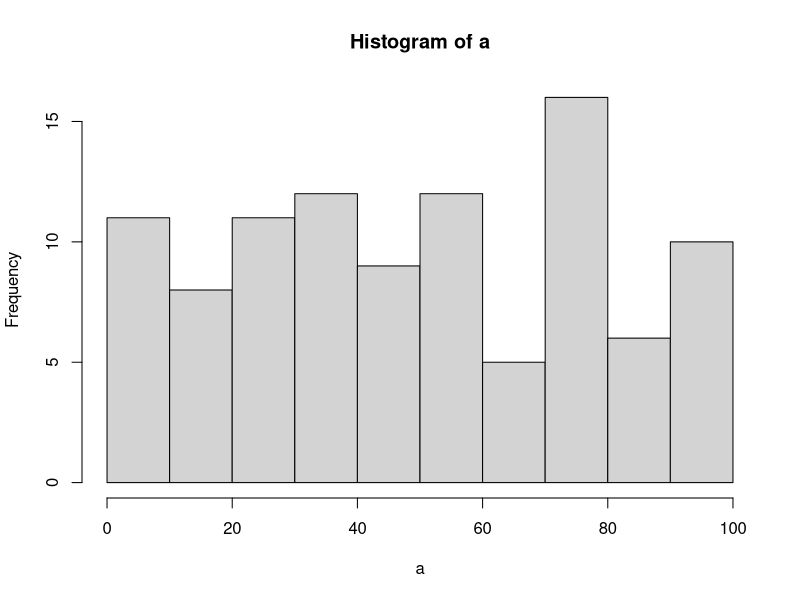

This figure's R source: (Note: this script raises an error after producing the figure.)
## ---- chunk 1
1+1 
3-2
4*6
5/7
## ---- chunk 2
Numbers_List <-seq(1:100)

for (i in 1:length(Numbers_List)){
  print(Numbers_List[[i]])
}

## ---- chunk 3
Numbers_List <-seq(1:100)

for (i in 1:length(Numbers_List)){
  print(Numbers_List[[i]])
}
sum(Numbers_List)
## ---- chunk 4
Odd_numbers <-seq(1, 99, 2)
 print(Odd_numbers)

## ---- chunk 5
Prime_Numbers <-(1:500)*2
print(Prime_Numbers)
## ---- chunk 6
rnorm(100) 
## ---- chunk 7
rnorm(100, mean = 6, sd = 6)

## ---- chunk 8
x_mean <-c(1,3,9,-22,22,6,7,10,15,4,25)
my_fun <-function(x_mean){ sum(x_mean)/length(x_mean)} 
print(my_fun(x_mean))
## ---- chunk 9
Y<-c(1,3,9,-22,22,6,7,10,15,4,25,22,56,7,22,22)
table(Y)
C=table(Y)

names(which.max(C))


## ---- chunk 10
Count1 <-c(1,3,9,-22,22,6,7,10,15,4,25)

length(Count1)

## ---- chunk 11
letter<-c("jtymhrtyoilnk")
strsplit(letter, split = "")

length(letter)

## ---- chunk 12
strV<-"How can we understand R if we don't read"
sapply(strsplit(strV," "),length)

## ---- chunk 13
Str1<-"bbbjshjfsiiiisihfksbjsuuuus"
(strsplit(Str1,""))

table(Str1)


## ---- chunk 14
Word<-"Learning"
sentence<-" Learning R is hard "

grepl(Word,sentence)

## ---- chunk 15
print(as.numeric(Sys.time())*1000, digits=15)
## ---- chunk 16

## ---- chunk 17

## ---- chunk 18

## ---- chunk 19
for (a in 1:100) {
 if (a %% 3 == 0) {print("Fizz")}
 else if (a %% 5 == 0) {print("Buzz")}
 else print(a)
}

## ---- chunk 20
a<-"some text that has some letters"



## ---- chunk 21
a<-runif(100,0,100)
hist(a)
## ---- chunk 22
X<-c(1,2,3,4,5,6,7,8,9,10)
x*2
for(i in 1:10) {
print(paste(X,'x', i, '=', X*i))
}

## ---- chunk 23
old <- c("A B C D E F G H I J K L M N O P Q R S T U V W X Y Z ", "a b c d e f g h i j k l m n  o p q r s t u v w x y z", 0:9)

new <- sample(old)

old_string <- paste(old, collapse = "")
new_string <- paste(new, collapse = "")

encrypt <- function(message) {
  chartr(old_string, new_string, message)
}

decrypt <- function(message) {
  chartr(new_string, old_string, message)
}

## ---- chunk 24
sample(c(1,2,3,4,5,6),2)
total_sum<-0
number_of_rolls<-0
while(total_sum < 25){
  number_of_rolls <- number_of_rolls+1
  total_sum <-total_sum+sample(c(1,2,3,4,5,6),1)
}
## ---- chunk 25
R2<-sample(sample(2:12,size = 100,replace = TRUE, prob = table(outer(1:6,1:6,"+")) / 36)
)
## ---- chunk 26
#data framee has rows n columns similar to excel.
#data frame example 
a<- data.frame()

df1 = data.frame(name = c("Norlander","Annalouise","Marsha","Angelina"), 
                 Graduated_projected = c(2020,2020,2020,2020))
df2 = data.frame(Birth_place = c("Trinidad","U.S.A","Haiti","London"), 
                 Birth_year = c(1990,1992,1995,1993))

cbind(df1, df2)
